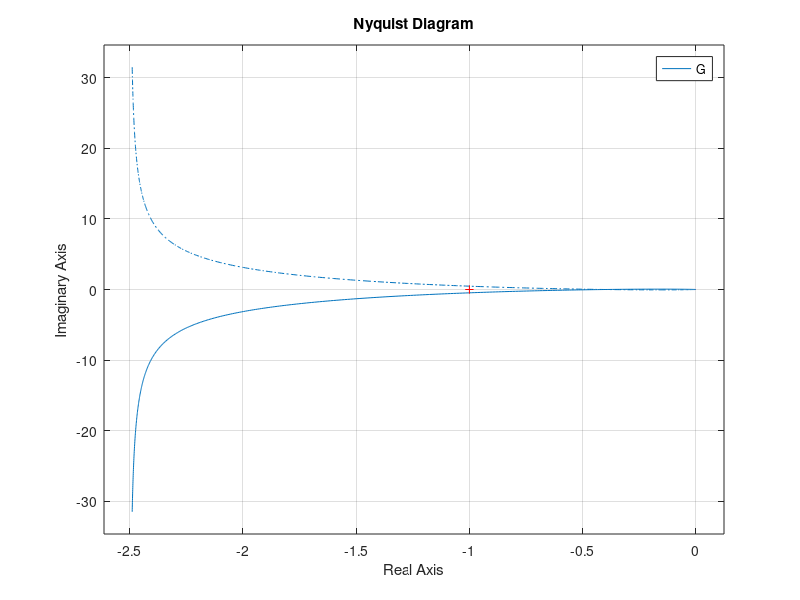
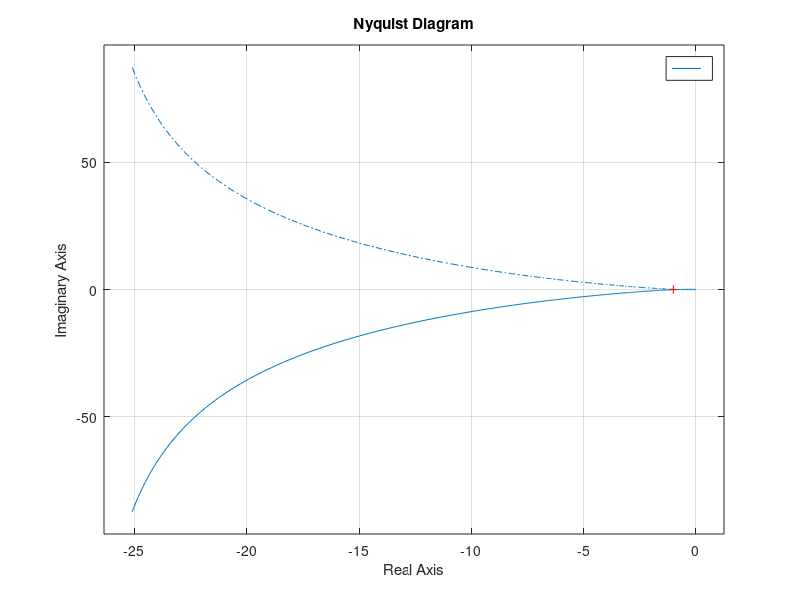
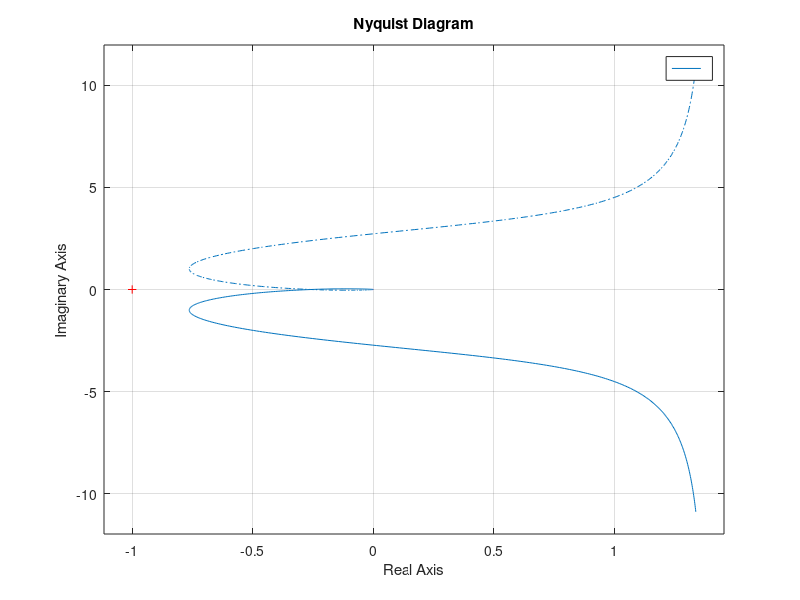

These charts were generated, in order, by the following MATLAB code:
clc; clear all; close all;
%%
s = tf('s');
G = 10 / (s * ((s/5)+1)*((s/20)+1));
lead = (s+3) / (s+1);
lag = (s+1)/(s+3);
figure();
nyquist(G);
figure();
nyquist(G*lead);
figure();
nyquist(G*lag);